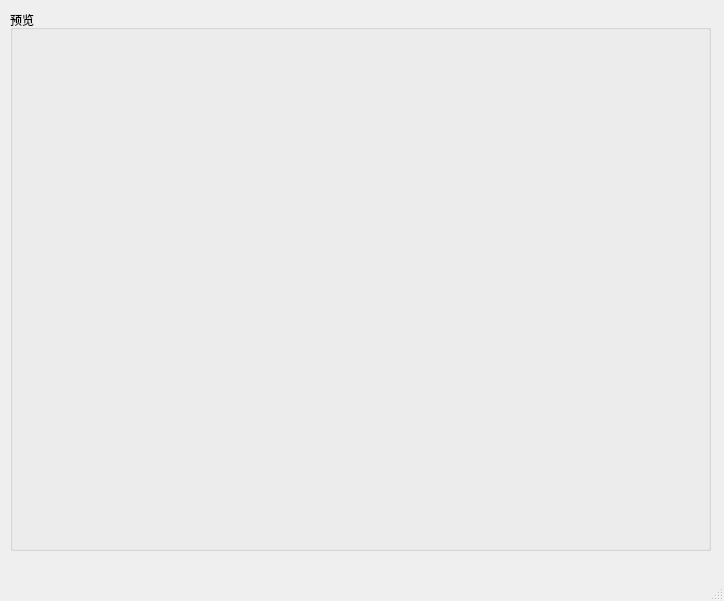
<?xml version="1.0" encoding="UTF-8"?>
<ui version="4.0">
 <class>QPreviewWindow</class>
 <widget class="QMainWindow" name="QPreviewWindow">
  <property name="geometry">
   <rect>
    <x>0</x>
    <y>0</y>
    <width>724</width>
    <height>601</height>
   </rect>
  </property>
  <property name="windowTitle">
   <string>MainWindow</string>
  </property>
  <widget class="QWidget" name="centralwidget">
   <widget class="QGroupBox" name="groupBox">
    <property name="geometry">
     <rect>
      <x>10</x>
      <y>10</y>
      <width>701</width>
      <height>541</height>
     </rect>
    </property>
    <property name="title">
     <string>预览</string>
    </property>
    <widget class="QLabel" name="label_image">
     <property name="geometry">
      <rect>
       <x>90</x>
       <y>20</y>
       <width>511</width>
       <height>511</height>
      </rect>
     </property>
     <property name="text">
      <string/>
     </property>
     <property name="alignment">
      <set>Qt::AlignCenter</set>
     </property>
    </widget>
   </widget>
  </widget>
  <widget class="QMenuBar" name="menubar">
   <property name="geometry">
    <rect>
     <x>0</x>
     <y>0</y>
     <width>724</width>
     <height>23</height>
    </rect>
   </property>
  </widget>
  <widget class="QStatusBar" name="statusbar"/>
 </widget>
 <resources/>
 <connections/>
</ui>
